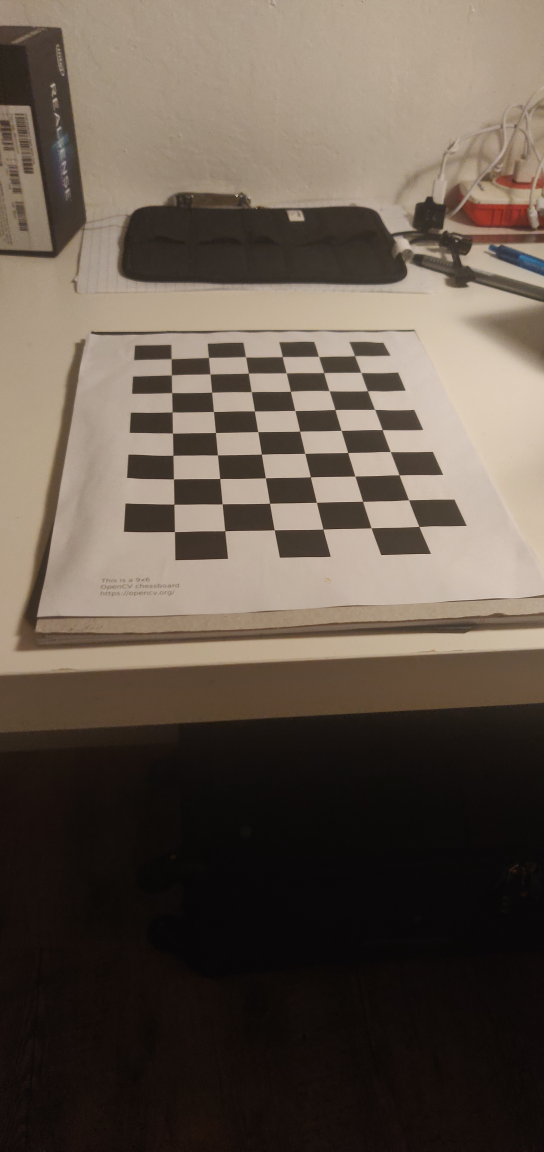
#> input picture cameradata/IMG_20190930_191128.jpg, 2176 x 4608 px, given in place of ARTrackerImage.jpg, which was not available (shown at 1/4 size)
$ python ARImagePoseTracker.py
#> lines starting #> are read from the running program, lines starting #| are printed output that depends on the picture; pictures that were not available may be replaced by others from this repository, and a replacement may not be noted
### CalibrationHelpers.py

import cv2
import numpy as np
import glob

# This function records images from the connected camera to specified directory
# when the "Space" key is pressed.
# directory: should be a string corresponding to the name of an existing
# directory
# [116 lines left out: functions CaptureImages, CalibrateCamera, SaveCalibrationData, not called in this run]

# This function will load the calibration data from a file in the specified
# directory
def LoadCalibrationData(directory):
    npzfile = np.load(directory+'/calib.npz')
    return npzfile['intrinsics'], npzfile['distortion'], \
            npzfile['new_intrinsics'], npzfile['roi']

### ARImagePoseTracker.py
import cv2
import numpy as np
import CalibrationHelpers as calib
# [46 lines left out: functions ProjectPoints, renderCube, not called in this run]

def ComputePoseFromHomography(new_intrinsics, referencePoints, imagePoints):
    # compute homography using RANSAC, this allows us to compute
    # the homography even when some matches are incorrect
    homography, mask = cv2.findHomography(referencePoints, imagePoints,
                                          cv2.RANSAC, 5.0)
    # check that enough matches are correct for a reasonable estimate
    # correct matches are typically called inliers
    MIN_INLIERS = 30
    if(sum(mask)>MIN_INLIERS):
        # given that we have a good estimate
        # decompose the homography into Rotation and translation
        # you are not required to know how to do this for this class
        # but if you are interested please refer to:
        # https://docs.opencv.org/master/d9/dab/tutorial_homography.html
        RT = np.matmul(np.linalg.inv(new_intrinsics), homography)
        norm = np.sqrt(np.linalg.norm(RT[:,0])*np.linalg.norm(RT[:,1]))
        RT = -1*RT/norm
        c1 = RT[:,0]
        c2 = RT[:,1]
        c3 = np.cross(c1,c2)
        T = RT[:,2]
        R = np.vstack((c1,c2,c3)).T
        W,U,Vt = cv2.SVDecomp(R)
        R = np.matmul(U,Vt)
        return True, R, T
    # return false if we could not compute a good estimate
    return False, None, None

# Load the reference image that we will try to detect in the webcam
reference = cv2.imread('ARTrackerImage.jpg',0)
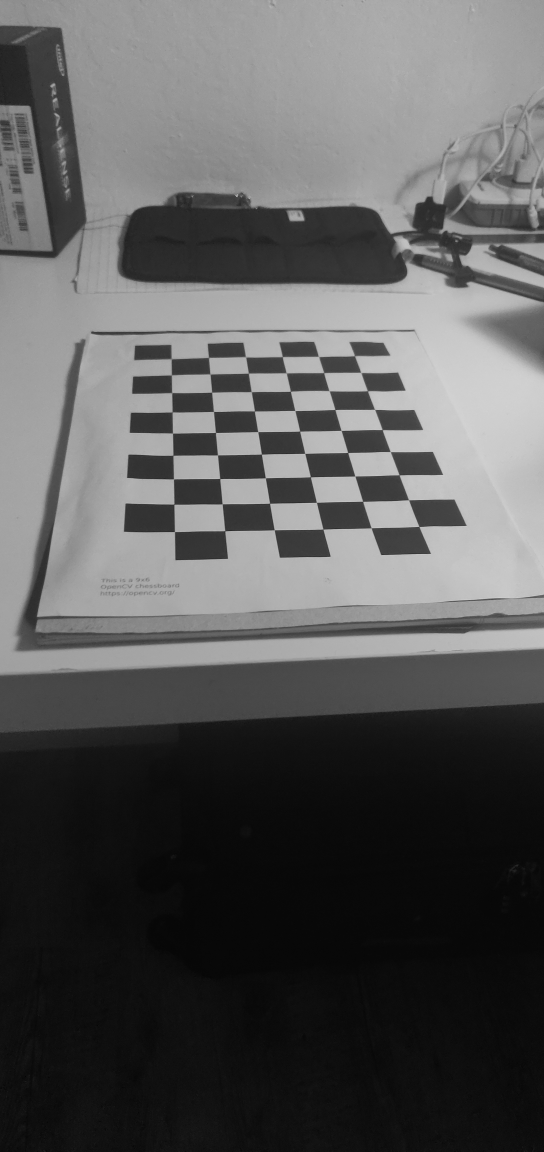
#> reference: shape (4608, 2176) (shown at 1/4 size); min 0, max 224, mean 89.8
RES = 480
reference = cv2.resize(reference,(RES,RES))
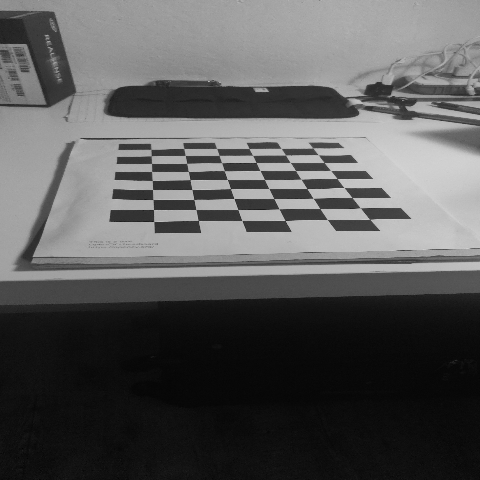
#> reference: shape (480, 480); min 1, max 212, mean 89.8

# create the feature detector. This will be used to find and describe locations
# in the image that we can reliably detect in multiple images
feature_detector = cv2.BRISK_create(octaves=5)
# compute the features in the reference image
reference_keypoints, reference_descriptors = \
        feature_detector.detectAndCompute(reference, None)
#> reference_keypoints = 741 keypoints; strongest (x, y, size): (384, 195, 31), (377, 230, 12.1), (404, 216, 33.6), (287, 230, 24)
# make image to visualize keypoints
keypoint_visualization = cv2.drawKeypoints(
        reference,reference_keypoints,outImage=np.array([]),
        flags = cv2.DRAW_MATCHES_FLAGS_DRAW_RICH_KEYPOINTS)
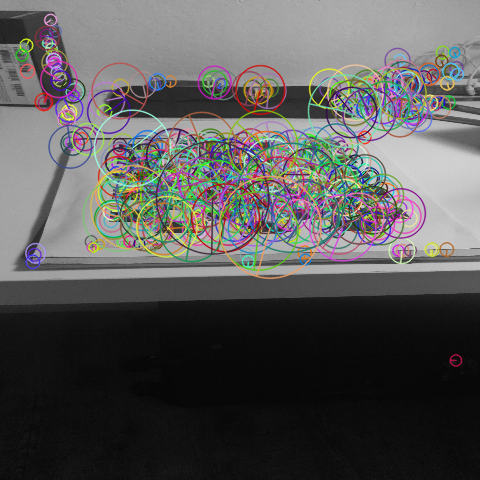
#> keypoint_visualization: shape (480, 480, 3); mean of channels 0, 1, 2 88, 88.9, 89.7; drawn as B, G, R

# display the image
cv2.imshow("Keypoints",keypoint_visualization)
# wait for user to press a key before proceeding
matcher = cv2.BFMatcher(cv2.NORM_HAMMING, crossCheck=True)

# Load the camera calibration matrix
intrinsics, distortion, new_intrinsics, roi = \
        calib.LoadCalibrationData('calibration_data')
#> (reads calibration_data/calib.npz from the repository)

# initialize video capture
# the 0 value should default to the webcam, but you may need to change this
# for your camera, especially if you are using a camera besides the default
cap = cv2.VideoCapture(0)

while True:
    # read the current frame from the webcam
    ret, current_frame = cap.read()
#> current_frame is the input picture: shape (4608, 2176, 3); mean B, G, R 76.2, 87.5, 99.6

    # ensure the image is valid
    if not ret:
        print("Unable to capture video")
        break

    # undistort the current frame using the loaded calibration
    current_frame = cv2.undistort(current_frame, intrinsics, distortion, None,\
                                  new_intrinsics)
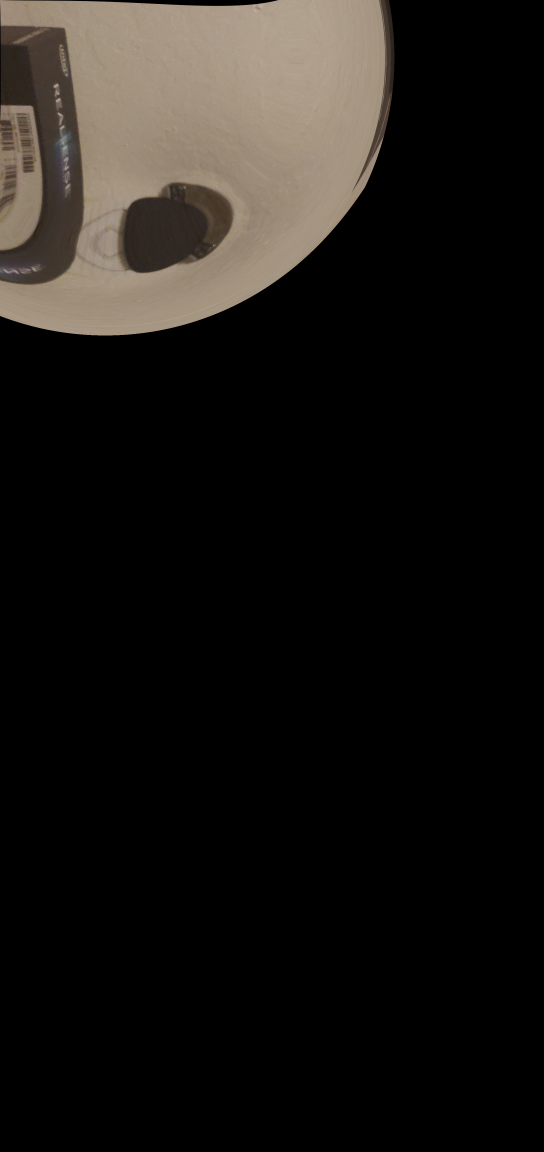
#> current_frame: shape (4608, 2176, 3) (shown at 1/4 size); mean B, G, R 20, 23, 25.7
    # apply region of interest cropping
    x, y, w, h = roi
    current_frame = current_frame[y:y+h, x:x+w]
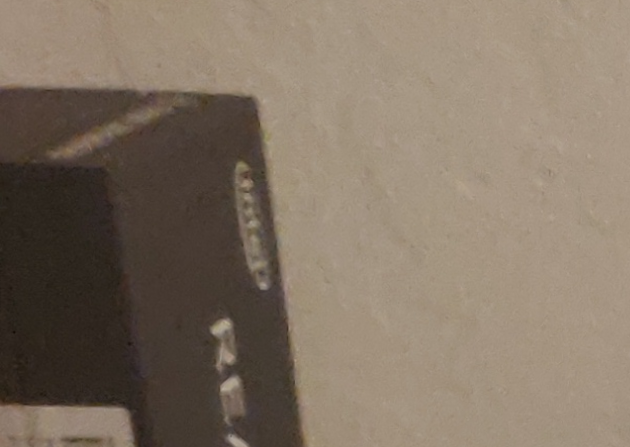
#> current_frame: shape (447, 630, 3); mean B, G, R 100.2, 115.9, 130.7

    # detect features in the current image
    current_keypoints, current_descriptors = \
        feature_detector.detectAndCompute(current_frame, None)
#> current_keypoints = 23 keypoints; strongest (x, y, size): (222, 324, 71.2), (224, 322, 41.6), (215, 330, 37.2), (263, 285, 36.7)

    # match the features from the reference image to the current image
    matches = matcher.match(reference_descriptors, current_descriptors)
#> matches = 13 matches
    # matches returns a vector where for each element there is a
    # query index matched with a train index. I know these terms don't really
    # make sense in this context, all you need to know is that for us the
    # query will refer to a feature in the reference image and train will
    # refer to a feature in the current image

    # create a visualization of the matches between the reference and the
    # current image
    #match_visualization = cv2.drawMatches(reference, reference_keypoints, current_frame,
                            #current_keypoints, matches, 0,
                            #flags=
                            #cv2.DRAW_MATCHES_FLAGS_NOT_DRAW_SINGLE_POINTS)
    #cv2.imshow('matches',match_visualization)
    referencePoints = np.float32([reference_keypoints[m.queryIdx].pt \
                                  for m in matches])
#> referencePoints = 13 rows, first 8: [50.13, 19.7], [54.9, 30.69], [46.01, 35.12], [48.11, 41.92], [52, 60], [54.45, 62.37], [53.63, 63], [57.01, 67.03]
    # convert positions from pixels to meters
    SCALE = 0.1 # this is the scale of our reference image: 0.1m x 0.1m
    referencePoints = SCALE*referencePoints/RES
#> referencePoints = 13 rows, first 8: [0.0104, 0.0041], [0.0114, 0.00639], [0.00958, 0.00732], [0.01, 0.00873], [0.0108, 0.0125], [0.0113, 0.013], [0.0112, 0.0131], [0.0119, 0.014]

    imagePoints = np.float32([current_keypoints[m.trainIdx].pt \
                                  for m in matches])
#> imagePoints = 13 rows, first 8: [237, 174.7], [262, 282.4], [222.1, 324.1], [227.7, 353.4], [253.2, 237.4], [253.8, 238.6], [219.1, 366.5], [214.8, 329.6]
    # compute homography
    ret, R, T = ComputePoseFromHomography(new_intrinsics,referencePoints,
                                          imagePoints)
#> in ComputePoseFromHomography, `homography, mask = cv2.findHomography(referencePoints, imagePoints, cv..`: homography = [[-6688.7, 2785.9, 236.8], [-7246, 6930.8, 178.5], [-25.98, 5.57, 1]]; mask = [1, 0, 0, 0, 1, 1, 0, 0, 1, 1, 0, 0, 0]
#> ret = False
    render_frame = current_frame
    if(ret):
        # compute the projection and render the cube
        render_frame = renderCube(current_frame,new_intrinsics,R,T)
        #print(new_intrinsics)
    cv2.imshow('frame', render_frame)
    k = cv2.waitKey(1)
#> (key Esc is pressed here)
    # display the current image frame

    if k == 27 or k==113:  #27, 113 are ascii for escape and q respectively
        #exit
        break

cv2.destroyAllWindows()
